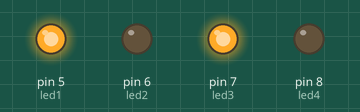
Recording of a sketch running on a simulated Arduino Uno, built with avr-gcc and run on an emulated ATmega328P. Parts: output pins drawn as LEDs (lit = HIGH).

Above: at 0.5 s.
At 3.5 s:
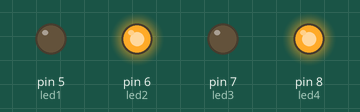
Timing chart, 0 to 4.6 s (numbered marks = the images above):
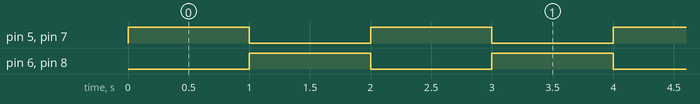

The sketch:

Piscando_mais_de_um_LED.ino
```cpp
int led1 = 5;//crio variáveis para guardar onde os pinos dos LEDs serão ligados
int led2 = 6;
int led3 = 7;
int led4 = 8;

void setup() {
  pinMode(led1, OUTPUT); //define que o LED será ligado no pino definido na variável, e que vai ser uma saida de dados
  pinMode(led2, OUTPUT);
  pinMode(led3, OUTPUT);
  pinMode(led4, OUTPUT);
}

void loop() {
  //Primeiro estado
  digitalWrite(led1, HIGH); //Ligado
  digitalWrite(led2, LOW); //Desligado
  digitalWrite(led3, HIGH); //Ligado
  digitalWrite(led4, LOW); //Desligado

  //espera 1 segundo
  delay(1000);//espera 1 segundo

  //Segundo estado
  digitalWrite(led1, LOW); //Desligado
  digitalWrite(led2, HIGH); //Ligado
  digitalWrite(led3, LOW); //Desligado
  digitalWrite(led4, HIGH); //Ligado

  //espera 1 segundo
  delay(1000);
}
```

Measured:
- by itself, pin 5 (led1), pin 6 (led2), pin 7 (led3), pin 8 (led4): alternates HIGH for 1.0 s and LOW for 1.0 s
